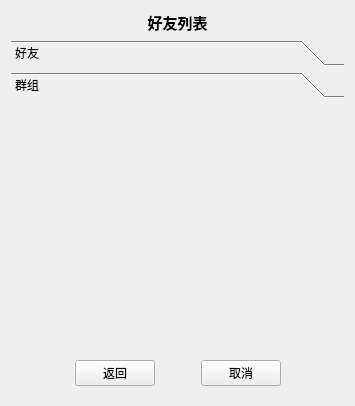
<?xml version="1.0" encoding="UTF-8"?>
<ui version="4.0">
 <class>Frilist</class>
 <widget class="QWidget" name="Frilist">
  <property name="geometry">
   <rect>
    <x>0</x>
    <y>0</y>
    <width>355</width>
    <height>406</height>
   </rect>
  </property>
  <property name="windowTitle">
   <string>Form</string>
  </property>
  <layout class="QVBoxLayout" name="verticalLayout">
   <item>
    <widget class="QLabel" name="label">
     <property name="text">
      <string>&lt;html&gt;&lt;head/&gt;&lt;body&gt;&lt;p align=&quot;center&quot;&gt;&lt;span style=&quot; font-size:11pt; font-weight:600;&quot;&gt;好友列表&lt;/span&gt;&lt;/p&gt;&lt;/body&gt;&lt;/html&gt;</string>
     </property>
    </widget>
   </item>
   <item>
    <widget class="QToolBox" name="toolBox">
     <property name="currentIndex">
      <number>1</number>
     </property>
     <widget class="QWidget" name="page">
      <property name="geometry">
       <rect>
        <x>0</x>
        <y>0</y>
        <width>343</width>
        <height>299</height>
       </rect>
      </property>
      <attribute name="label">
       <string>好友</string>
      </attribute>
     </widget>
     <widget class="QWidget" name="page_2">
      <property name="geometry">
       <rect>
        <x>0</x>
        <y>0</y>
        <width>343</width>
        <height>299</height>
       </rect>
      </property>
      <attribute name="label">
       <string>群组</string>
      </attribute>
     </widget>
    </widget>
   </item>
   <item>
    <widget class="QWidget" name="widget" native="true">
     <layout class="QHBoxLayout" name="horizontalLayout">
      <item>
       <spacer name="horizontalSpacer">
        <property name="orientation">
         <enum>Qt::Horizontal</enum>
        </property>
        <property name="sizeHint" stdset="0">
         <size>
          <width>40</width>
          <height>20</height>
         </size>
        </property>
       </spacer>
      </item>
      <item>
       <widget class="QPushButton" name="backButton">
        <property name="text">
         <string>返回</string>
        </property>
       </widget>
      </item>
      <item>
       <spacer name="horizontalSpacer_3">
        <property name="orientation">
         <enum>Qt::Horizontal</enum>
        </property>
        <property name="sizeType">
         <enum>QSizePolicy::Fixed</enum>
        </property>
        <property name="sizeHint" stdset="0">
         <size>
          <width>40</width>
          <height>20</height>
         </size>
        </property>
       </spacer>
      </item>
      <item>
       <widget class="QPushButton" name="cancelButton">
        <property name="text">
         <string>取消</string>
        </property>
       </widget>
      </item>
      <item>
       <spacer name="horizontalSpacer_2">
        <property name="orientation">
         <enum>Qt::Horizontal</enum>
        </property>
        <property name="sizeHint" stdset="0">
         <size>
          <width>40</width>
          <height>20</height>
         </size>
        </property>
       </spacer>
      </item>
     </layout>
    </widget>
   </item>
  </layout>
 </widget>
 <resources/>
 <connections/>
</ui>
